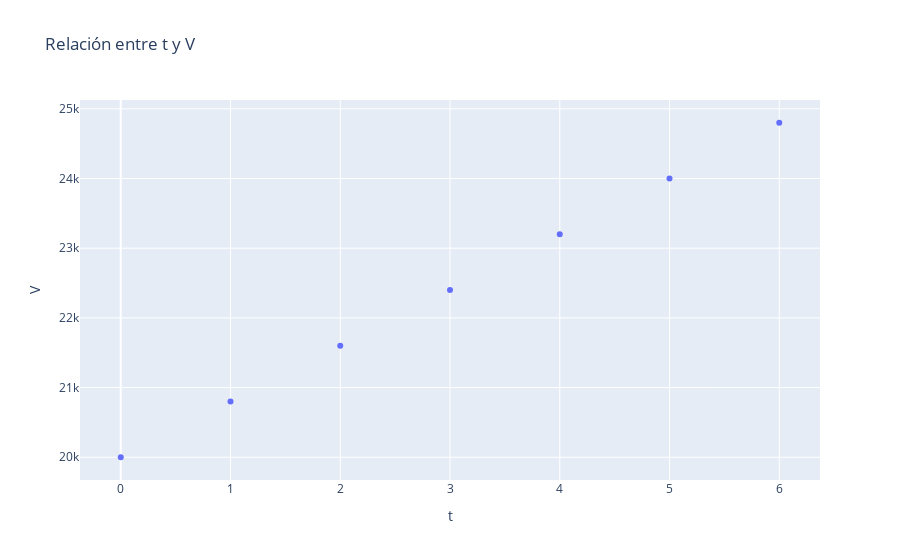

Notebook cell for this chart:
### Code cell
#trazo de diagrama de dispersión o scatter
fig = px.scatter(tabla, x = 't', y = 'V', \
                 title='Relación entre t y V')

fig.show()

fig.write_html('relacion_entre_x_e_y.html', auto_open=True)

### Figure 1 — Plotly figure (JSON) as saved in the notebook; plotly's stock layout.template omitted (floating-point values rounded to 4 significant figures)
{"data": [{"hovertemplate": "t=%{x}<br>V=%{y}<extra></extra>", "legendgroup": "", "marker": {"color": "#636efa", "symbol": "circle"}, "mode": "markers", "name": "", "orientation": "v", "showlegend": false, "type": "scatter", "x": [0, 1, 2, 3, 4, 5, 6], "xaxis": "x", "y": [20000, 20800, 21600, 22400, 23200, 24000, 24800], "yaxis": "y"}], "layout": {"legend": {"tracegroupgap": 0}, "title": {"text": "Relación entre t y V"}, "xaxis": {"anchor": "y", "domain": [0, 1], "title": {"text": "t"}}, "yaxis": {"anchor": "x", "domain": [0, 1], "title": {"text": "V"}}}}
